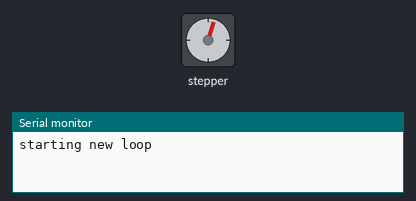
The sketch below on a simulated Arduino Mega 2560, built with avr-gcc and run on an emulated ATmega2560. Parts: stepper motor, the last lines printed to the serial monitor. Stepper angles assume 200 steps per turn.

Above: at 0.9 s.
At 11.31 s:
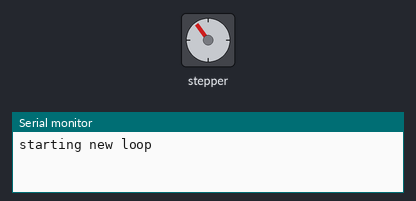
At 21.07 s:
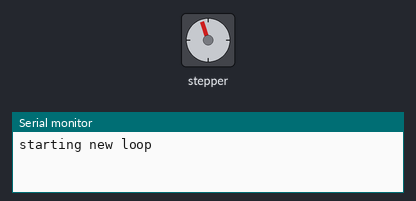
At 39.56 s:
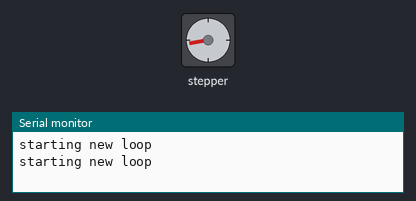
Timing chart, 0 to 40.0 s (numbered marks = the images above):
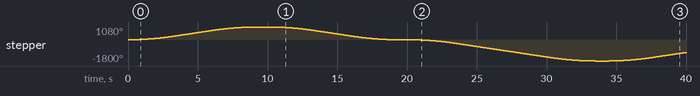

Measured:
- by itself, stepper: turns 1080° clockwise in 9.1 s, then 1080° counter-clockwise in 9.1 s, then 1800° counter-clockwise in 13.2 s, then 720° clockwise in 5.5 s

The sketch:

Serial.ino
```cpp
enum State {
  EMPTY, FULL
};

constexpr size_t kGridWidth = 2;
constexpr size_t kGridHeight = 2;
constexpr size_t kGridArea = kGridHeight*kGridWidth;

constexpr int kSensorPinMin = 22; // AVOID PIN 0/1. This wasted an hour of my time...
constexpr int kSensorPinMax = kSensorPinMin + kGridArea - 1; //(inclusive)


inline State read_sensor(int row, int col) {
  const int pin_idx = col + row*kGridWidth + kSensorPinMin;
  const int pin_val = digitalRead(pin_idx);
  return pin_val == HIGH ? FULL : EMPTY;
}

void send_delta(int row, int col, State new_state) {
  if(new_state == EMPTY) Serial.print('-');
  else Serial.print('+');

  // pretend we are reading a7,b7,a6,b6
  Serial.print(1+row, HEX);
  Serial.print(2+col, HEX);
  Serial.println();
}

struct SensorState {
  State state;
  int debounce_count;
};

SensorState sensor_grid[kGridWidth][kGridHeight];

constexpr int kElectroPin = 2;
// range 0-24: 5 bits for each x/y
// motor pos encoded in pins 4-13 for now
constexpr int kMotorPosPinMin = kElectroPin + 2;
constexpr int kMotorPosPinMax = kMotorPosPinMin + 9;

#include <AccelStepper.h>

constexpr int kStepPin = 53, kDirPin = 52;

AccelStepper stepper(
  AccelStepper::MotorInterfaceType::DRIVER,
  kStepPin, kDirPin
);

void setup() {
  Serial.begin(115200);
  stepper.setMaxSpeed(100);
  stepper.setAcceleration(30);
  return;
  for(int sens_pin = kSensorPinMin; sens_pin <= kSensorPinMax; ++sens_pin) {
    pinMode(sens_pin, INPUT_PULLUP);
  }
  pinMode(kElectroPin, OUTPUT);
  for(int motor_pos_pin = kMotorPosPinMin; motor_pos_pin <= kMotorPosPinMax; ++motor_pos_pin) {
    pinMode(motor_pos_pin, OUTPUT);
  }
  for(auto& sensor_row : sensor_grid) {
    for(auto& sensor : sensor_row) {
      sensor.state = EMPTY;
      sensor.debounce_count = 0;
    }
  }
}

constexpr int kDebounceLen = 100;

char next_cmd_char() {
  while(!Serial.available()) {
    // do nothing
  }
  return Serial.read();
}

int hex_to_int(char str[]) {
  return strtol(str, 0, 16);
}

void set_motor_pos_pins(int row, int col) {
  for(int bit = 0; bit < 5; ++bit) {
    digitalWrite(kMotorPosPinMin + bit, row & 1);
    row >>= 1;
  }
  for(int bit = 5; bit < 10; ++bit) {
    digitalWrite(kMotorPosPinMin + bit, col & 1);
    col >>= 1;
  }
}

void move(int to_row, int to_col) {
  static int cur_row = 0;
  static int cur_col = 0;
  const int dy = to_row > cur_row ? 1 : -1;
  const int dx = to_col > cur_col ? 1 : -1;

  bool is_done = false;
  do {
    is_done = true;
    if(cur_row != to_row) {
      cur_row += dy;
      is_done = false;
    }
    if(cur_col != to_col) {
      cur_col += dx;
      is_done = false;
    }
    set_motor_pos_pins(cur_row, cur_col);
    delay(750);
  } while(!is_done);
}

void set_electro(bool state) {
  digitalWrite(kElectroPin, state);
  delay(1500);
}

// execute command sequence until newline
void execute_cmds() {
  char c;
  do {
    c = next_cmd_char();
    // move
    if(c == 'm') {
      char buf[3];
      buf[2] = 0;
      for(int i = 0; i < 2; ++i) buf[i] = next_cmd_char();
      const int to_row = hex_to_int(buf);
      for(int i = 0; i < 2; ++i) buf[i] = next_cmd_char();
      const int to_col = hex_to_int(buf);
      move(to_row, to_col);
    }
    // turn on electro
    else if(c == 'E') {
      set_electro(true);
    }
    // turn off electro
    else if(c == 'e') {
      set_electro(false);
    }
    // everything else is ignored (include trailing/leading '\r')
  } while(c != '\n');
}

void loop() {
  Serial.println("starting new loop");

  stepper.moveTo(600);
  stepper.runToPosition();

  delay(1000);

  stepper.moveTo(0);
  stepper.runToPosition();

  delay(1000);

  stepper.moveTo(-1000);
  stepper.runToPosition();

  delay(1000);
  return;


  // read command if any
  if(Serial.available()) {
    execute_cmds();
  }
  for(int row = 0; row < kGridWidth; ++row) {
    for(int col = 0; col < kGridHeight; ++col) {
      const State new_state = read_sensor(row, col);
      auto& old_state = sensor_grid[row][col];

      if(new_state != old_state.state) {
        if(old_state.debounce_count < kDebounceLen) {
          ++old_state.debounce_count;
          if(old_state.debounce_count == kDebounceLen) {
            old_state.state = new_state;
            send_delta(row, col, new_state);
          }
        }
      }
      else {
        old_state.debounce_count = 0;
      }
    }
  }
}
```
